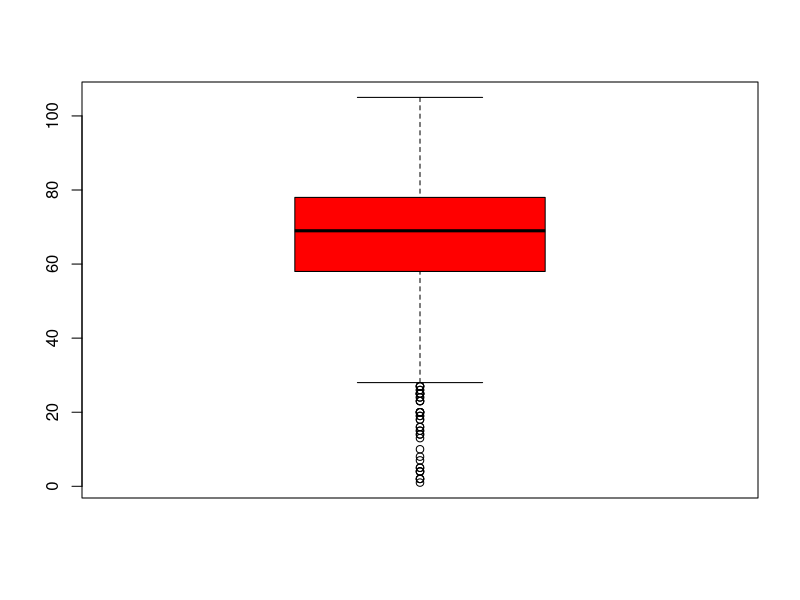
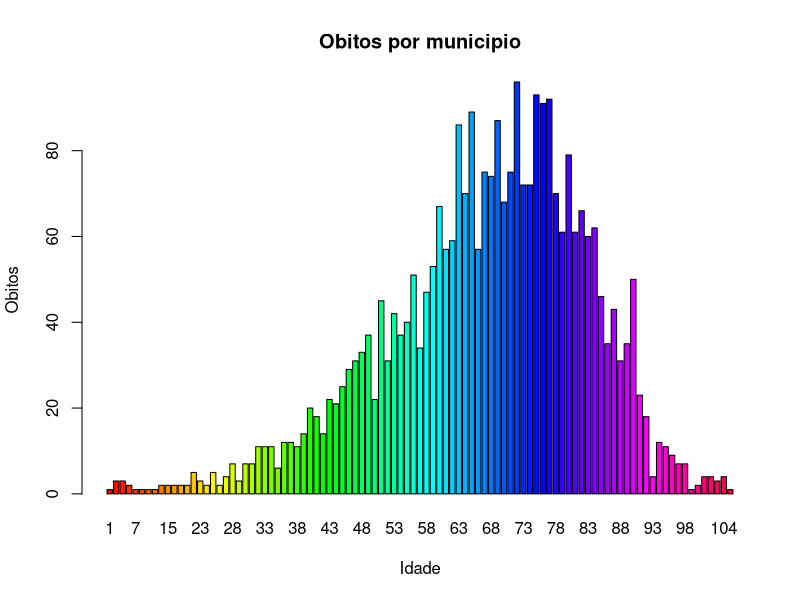
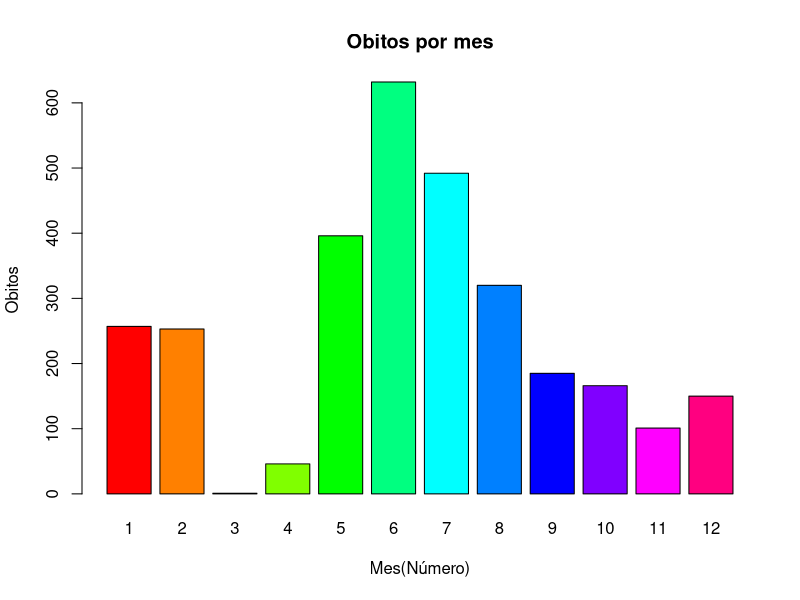
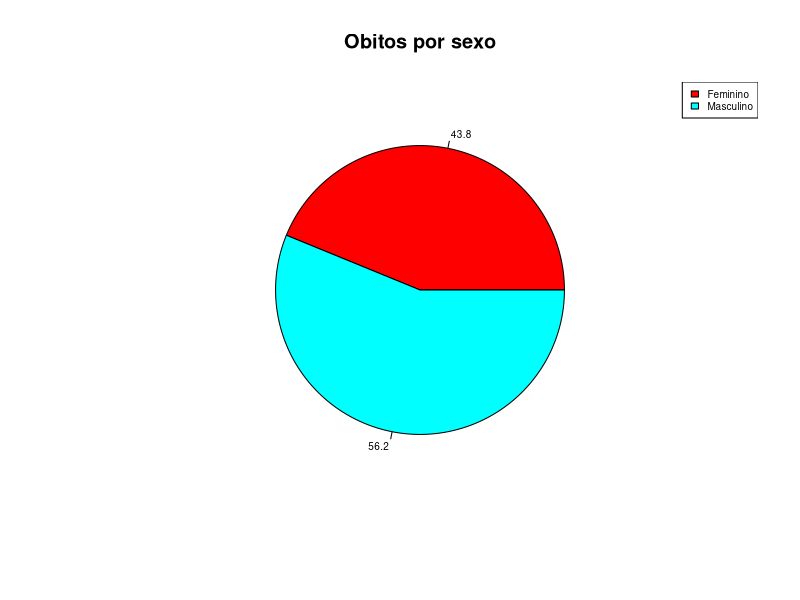
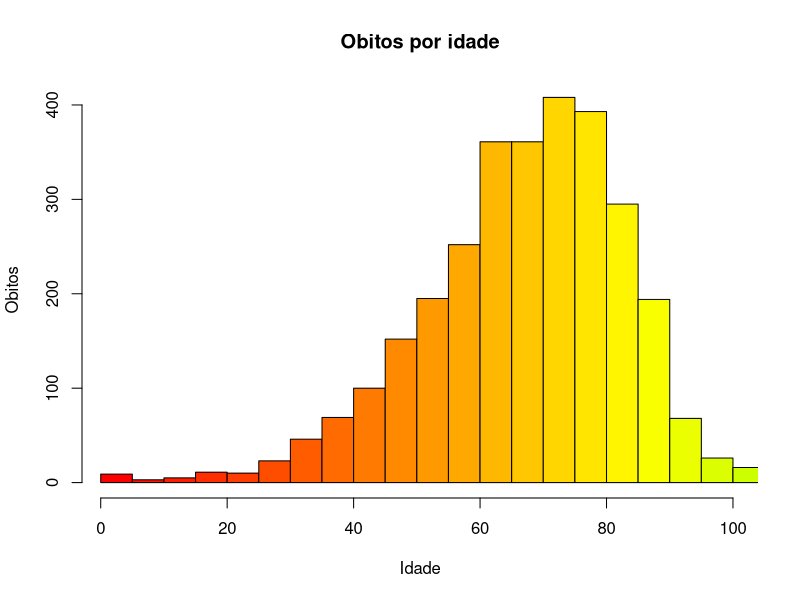

Here is the R script that generated these plots, in order:
# lendo a base de dados
install.packages("readxl")
library(readxl)
full_data <- read_excel("Base Covid Alagoas.xlsx")

# vector com a coluna "Idade" transformada para inteiros
por_idade = c()
for(i in full_data["Idade"]) { por_idade <- i }
por_idade <- as.numeric(gsub("([0-9]+).*$", "\\1", por_idade))

# tabela de obitos por mes
por_mes <- table(full_data$Mes)

#tabela de obitos por sexo
por_sexo <- table(full_data$Sexo)

#1.1 Grafico de obitos por municipio (boxplot)
boxplot(por_idade, data = data, col = c("red"))

#1.2 Grafico de obitos por municipio (barra)
barplot(table(por_idade), main="Obitos por municipio", xlab="Idade", ylab="Obitos", col=rainbow(100))

#2 Grafico de Obitos por mes (Barras)
barplot(por_mes, main="Obitos por mes", xlab="Mes(Número)", ylab="Obitos", col=rainbow(length(por_mes)))

# 3 Graficos de Obitos por sexo (Pizza)
lab <- round(100*por_sexo/sum(por_sexo), 1)
pie(por_sexo,labels = lab, main="Obitos por sexo", col = rainbow(length(por_sexo)), radius = 0.75, cex=.6)
legend("topright", names(por_sexo), cex = 0.6, fill = rainbow(length(por_sexo)))

# 4 Graficos Obitos por idade (histograma)
hist(por_idade, col=rainbow(100), xlab="Idade", ylab="Obitos", main="Obitos por idade", breaks=25, xlim=c(1,100))

#5 Essa questao eh doidera